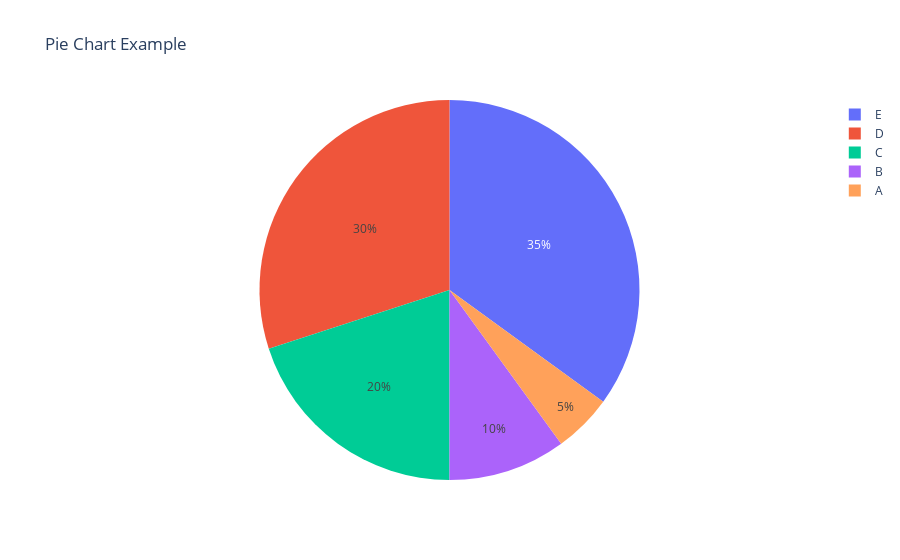

Here is the notebook cell this chart was saved with:
### Markdown cell above
### plotly

### Code cell
# Create the plot
fig = go.Figure(data=go.Pie(labels=labels, values=sizes))

# Set title
fig.update_layout(title='Pie Chart Example')

# Display the plot
fig.show()

### Figure 1 — Plotly figure (JSON) as saved in the notebook; plotly's stock layout.template omitted (floating-point values rounded to 4 significant figures)
{"data": [{"labels": ["A", "B", "C", "D", "E"], "type": "pie", "values": [5, 10, 20, 30, 35]}], "layout": {"title": {"text": "Pie Chart Example"}}}
